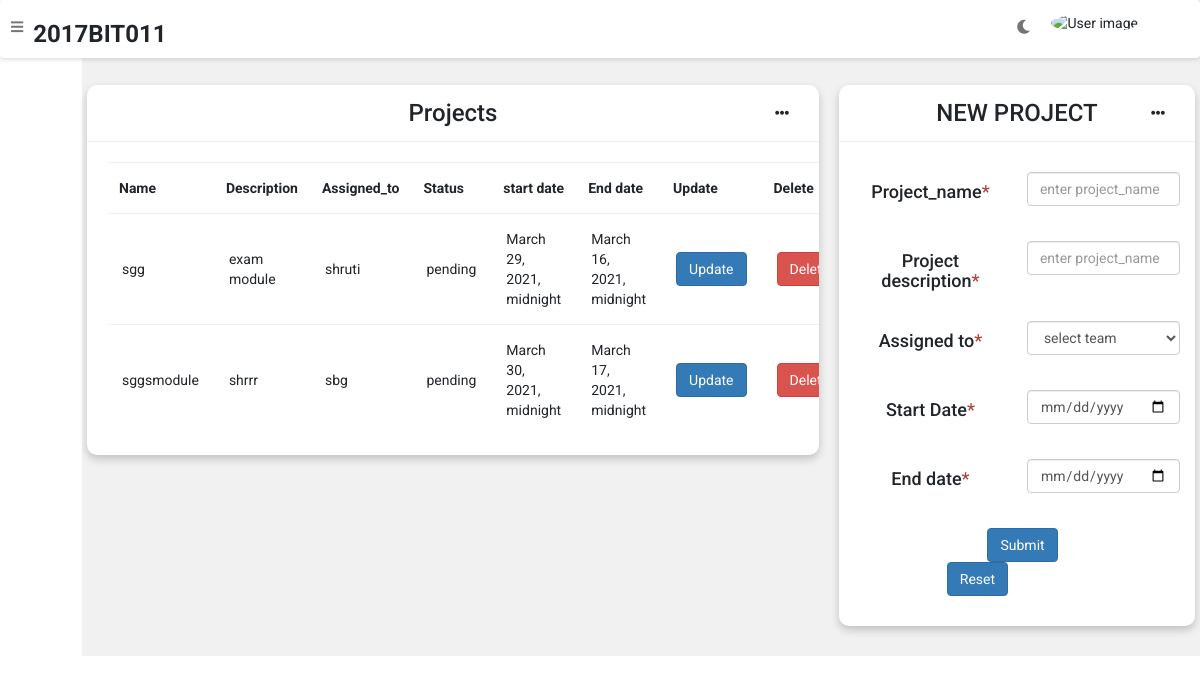
Before: /task/project with the older database file.
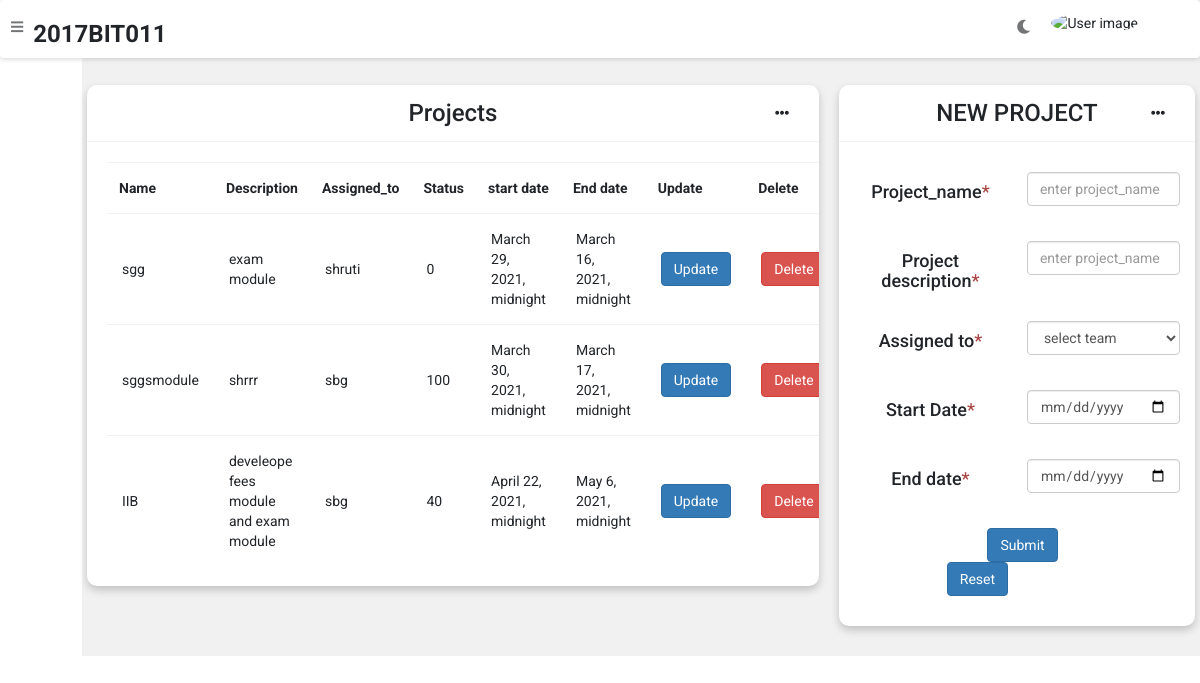
After: the same page with the newer database file.
### task/models.py (models this page shows, shortened)
class Project(models.Model):
    proj_name = models.CharField(max_length=200,default='newproj', unique=True , primary_key=True)
    Proj_description =  models.CharField(max_length=500,default="description", null=True, blank=True)
    proj_status = models.IntegerField(default="0",null=True, blank=True)
    assigned_to = models.ForeignKey(team, on_delete=models.DO_NOTHING)
    start_date =models.DateTimeField(default=timezone.now)
    end_date = models.DateTimeField(default=timezone.now)

### teams/models.py (models this page shows)
class team(models.Model):
    team_name = models.CharField(max_length=100,primary_key=True,unique=True)
    team_description =  models.CharField(max_length=500,default='desc',null=True,blank=True)
    date_start = models.DateTimeField(default=timezone.now)
    status = models.CharField(max_length=10, default='free')
    def __str__(self):
        return self.team_name

### task/views.py (the view)
# urls.py: path('project', views.project, name='project'),
def project(request):
    obj=Project.objects.all()
    obj1 = team.objects.filter(status="free")
    dict1 = {'obj':obj, 'obj1':obj1}
    return render(request, "project.html", dict1)

### task/templates/project.html (shortened to what the changed rows need)
{% extends 'admin-nav.html' %}
{% block content %}
	<div class="wrapper">
		<div class="row">
			<div class="col-8 col-m-12 col-sm-12">
				<div class="card">
					<div class="card-content">
						<table>
							<thead>
								<tr>
									<th>Name</th>
                                    <th>Description</th>
                                    <th>Assigned_to</th>
                                    <th>Status</th>
                                    <th>start date</th>
									<th>End date</th>
                                    <th>Update</th>
                                    <th>Delete</th>
								</tr>
							</thead>
							<tbody>
								 {% for i in obj %}
                                <tr>
                                    <td>{{ i.proj_name }}</td>
									<td>{{ i.Proj_description}}</td>
                                    <td>{{ i.assigned_to }}</td>
                                    <td>{{ i.proj_status }}</td>
                                    <td>{{ i.start_date }}</td>
                                    <td>{{ i.end_date }}</td>
                                    <td><a href="{% url 'projectupdate' pk=i.proj_name %}"><button type="submit" class="btn btn-primary">Update</button></a></td>
									<td><a href="{% url 'projectdelete' pk=i.proj_name %}" onclick="return confirm('Are you sure you want to delete this?')"><button type="submit" class="btn-danger btn ">Delete</button></a></td>
								</tr>
                                {% endfor %}
							</tbody>
						</table>
					</div>
				</div>
			</div>
		</div>
	</div>
	{% endblock %}

Changed rows visible on the page:
changed Project "sgg": proj_status "pending" → "0"
changed Project "sggsmodule": proj_status "pending" → "100"
added Project: proj_name "IIB", Proj_description "develeope fees module and exam module", assigned_to "sbg", proj_status "40", start_date "April 22, 2021, midnight", end_date "May 6, 2021, midnight"
